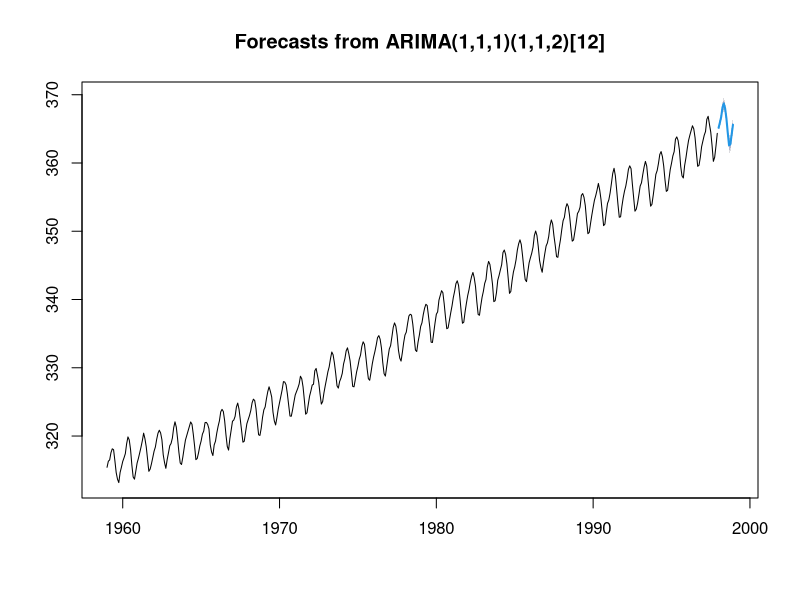
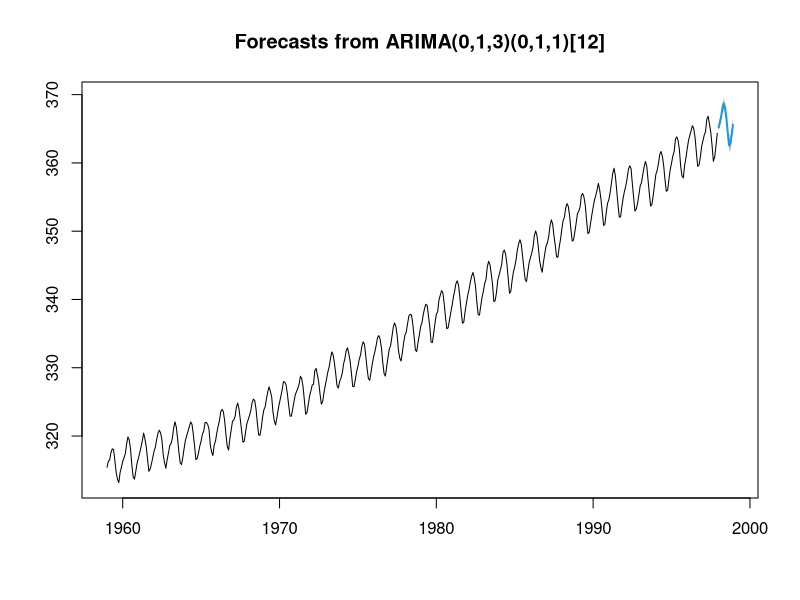
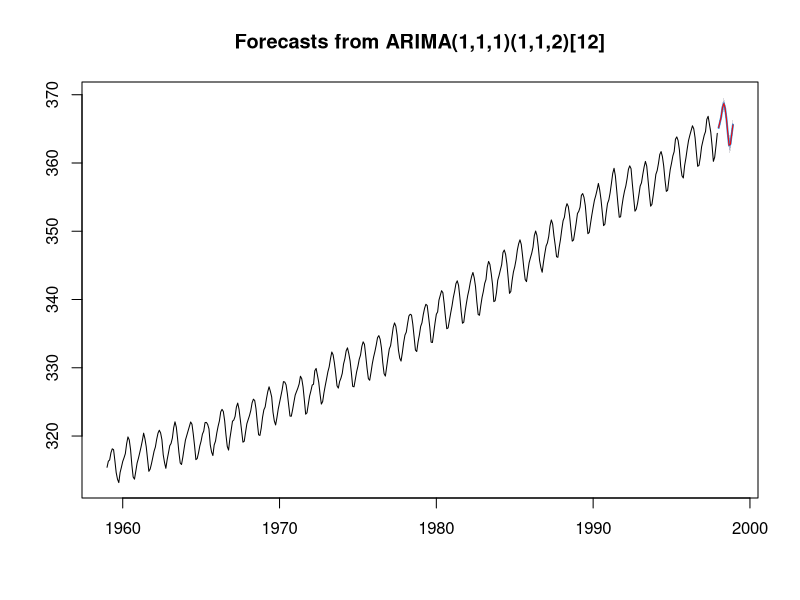

R code for these plots, in order:
#Series temporais e analises preditivas - Fernando Amaral
library(forecast)
library(ggplot2)

modelo = auto.arima(co2, trace = T)
print(modelo)

modelo2 = auto.arima(co2, trace = T,stepwise = F, approximation = F )
print(modelo2)

prev1 = forecast(modelo,h=12)
plot(prev1)

prev2 = forecast(modelo2,h=12)
plot(prev2)

print(prev1$mean)
print(prev2$mean)

plot(prev1)
lines(prev2$mean, col="red")


